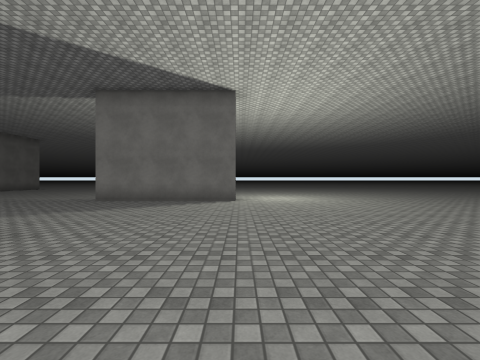
view 1 (above)

24 first-person views from a walk through a Unity game level. The camera is 1.4 m above the floor, looks level and sees 90° across. The floor is counted in squares, 2 m on a side. Each view is taken from the middle of a square. On the plan, view 1 faces up. The plan holds only what a view shows up to about 9 squares ahead; the rest is blank. The place goes on beyond the plan. The player is left out. Surface patterns are stand-ins for the level's own textures.

view 2
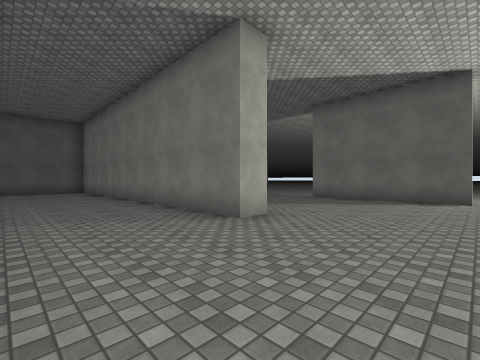

view 3
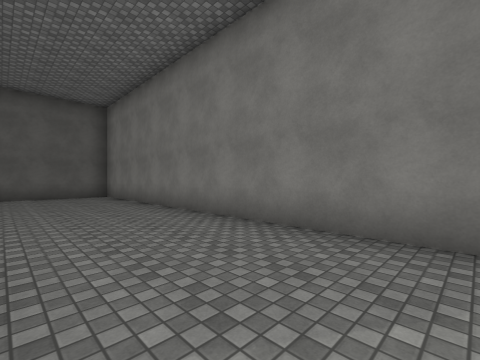

view 4
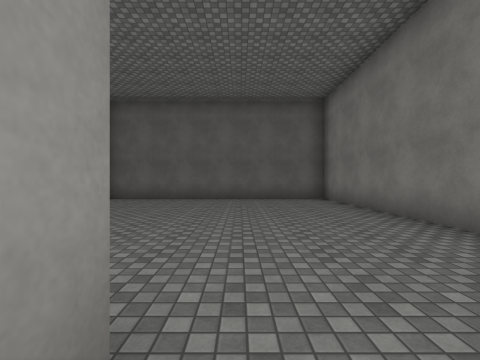

view 5
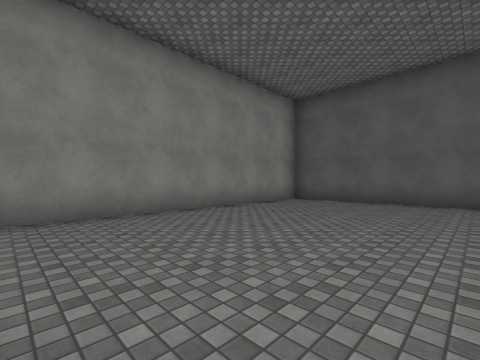

view 6
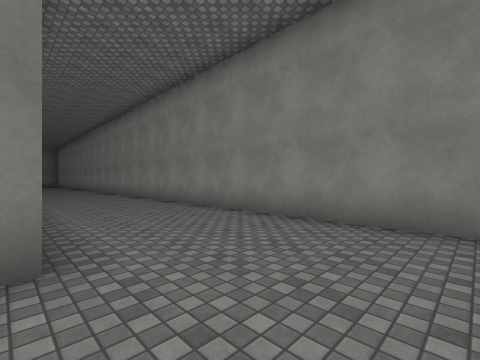

view 7
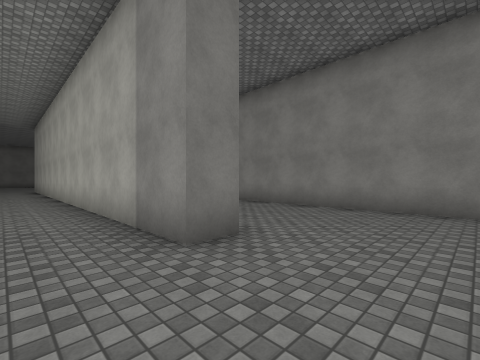

view 8
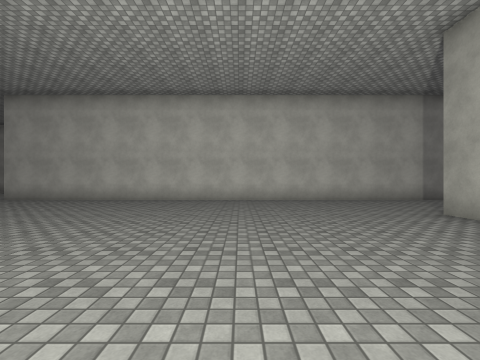

view 9
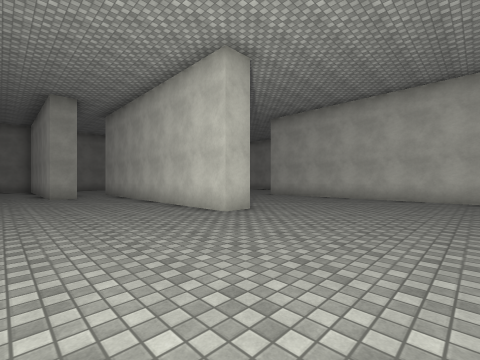

view 10
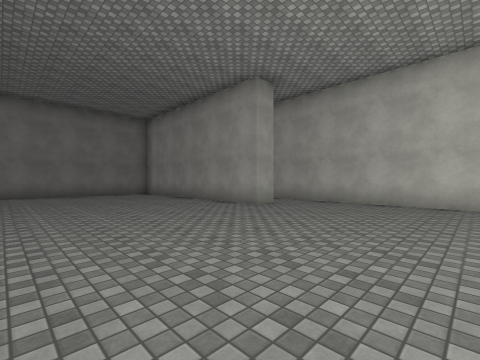

view 11
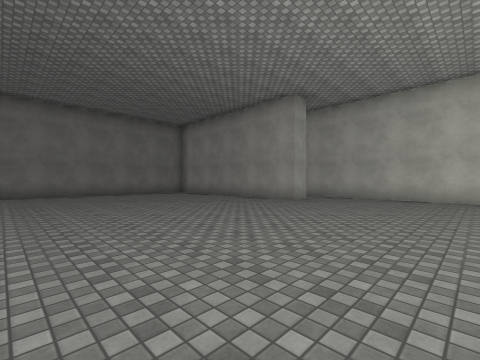

view 12
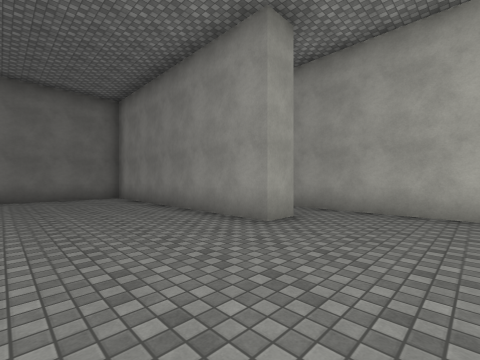

view 13
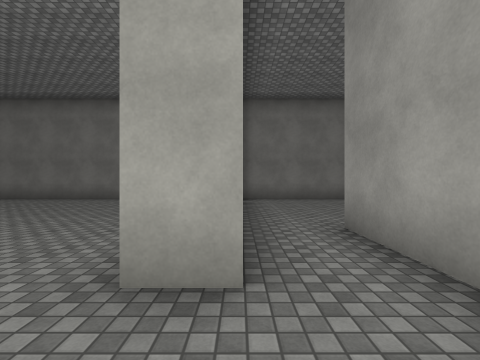

view 14
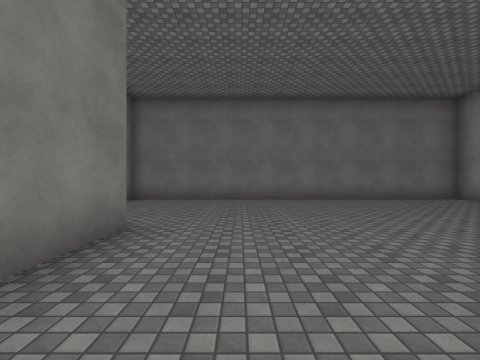

view 15
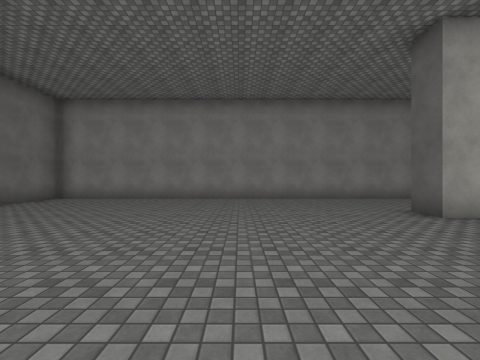

view 16
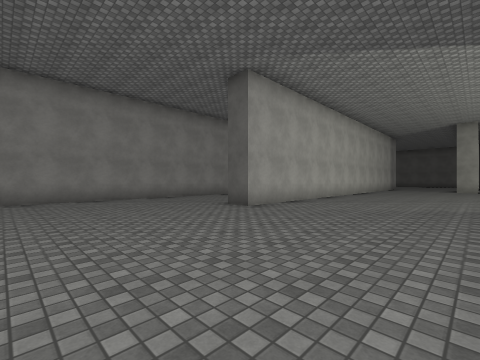

view 17
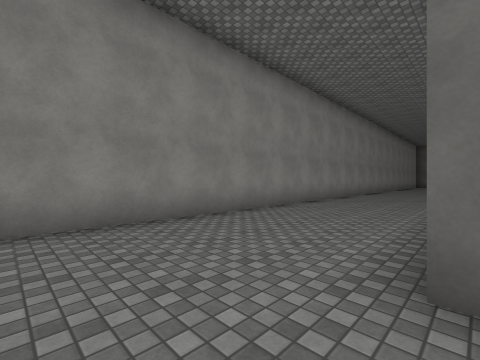

view 18
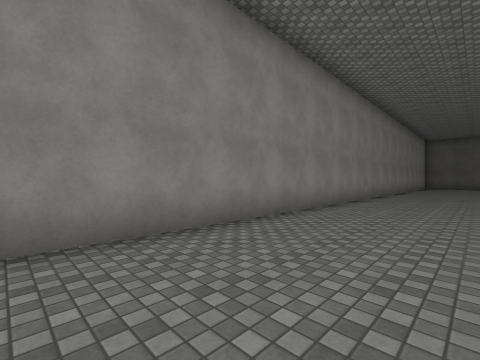

view 19
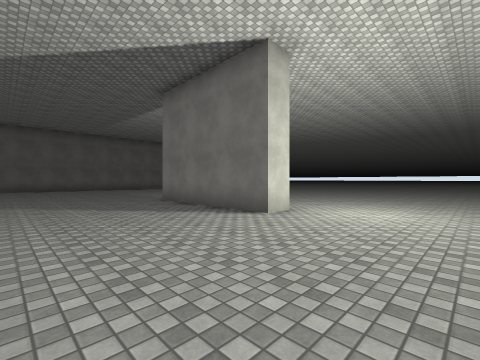

view 20
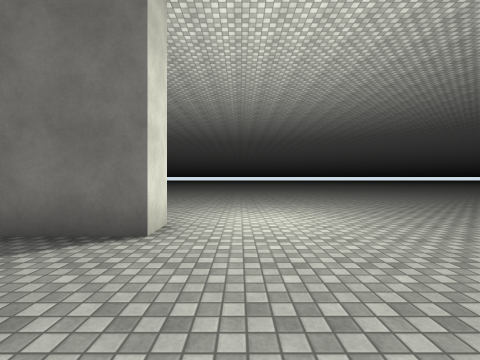

view 21
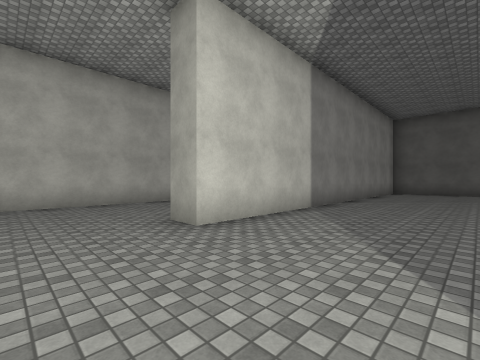

view 22
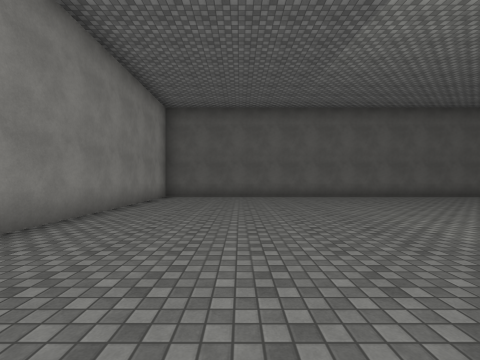

view 23
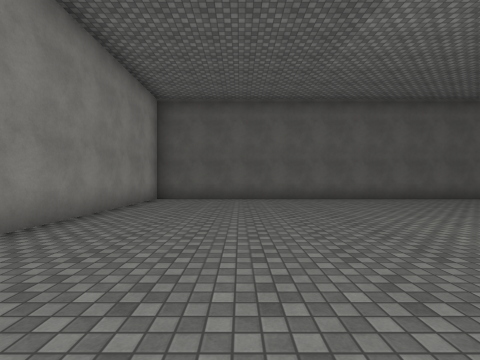

view 24
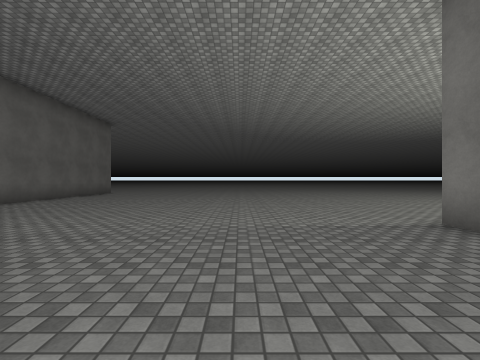

### Floor plan
Points are (right, up) in squares from view 1. A wall is a line through its corners. A room is listed if a view was taken in it or the views show most of it. See-through windows are left out.
Room 1 (views 1, 2, 3, 4, 5, 6, 7, 8, 9, 10, 11, 12, 13, 14, 15, 16, 17, 18, 19, 20, 21, 22, 23, 24)
walls: (6, 3.6) (6, 4.5) (14.6, 4.5); (-0.1, 8.9) (-0.1, 8) (-4.8, 8) (-4.8, 8.9); (12.6, 5.9) (12.6, 6.8) (19.5, 6.8); (14.6, 3.7) (12.6, 3.7); (-6.8, -2.2) (-6.8, -1.4) (9.3, -1.4) (9.3, -2.2); (19.8, 7) (19.8, 14.5); (-14.9, 14.5) (-14.9, 2.9) (-3.1, 2.9) (-3.1, 2.1) (-14.9, 2.1) (-14.9, -6) (19.8, -6) (19.8, 6)

Where each view was taken, in squares from view 1:
view 1: 0 up, 0 right, facing up
view 2: 1 down, 0 right, facing up-left
view 3: 1 down, 4 left, facing up-left
view 4: 1 down, 6 left, facing left
view 5: 1 down, 7 left, facing down-left
view 6: 2 down, 9 left, facing down-right
view 7: 0 up, 9 left, facing down-right
view 8: 7 up, 1 right, facing down
view 9: 8 up, 2 right, facing down-right
view 10: 12 up, 8 right, facing down-right
view 11: 14 up, 8 right, facing down-right
view 12: 10 up, 10 right, facing down-right
view 13: 6 up, 11 right, facing right
view 14: 2 up, 11 right, facing right
view 15: 3 up, 13 right, facing down
view 16: 3 up, 14 right, facing down-left
view 17: 2 down, 11 right, facing down-left
view 18: 3 down, 8 right, facing down-left
view 19: 4 up, 3 right, facing up-left
view 20: 5 up, 1 right, facing up
view 21: 6 up, 1 left, facing down-left
view 22: 6 up, 5 left, facing left
view 23: 6 up, 6 left, facing left
view 24: 5 up, 8 left, facing up
